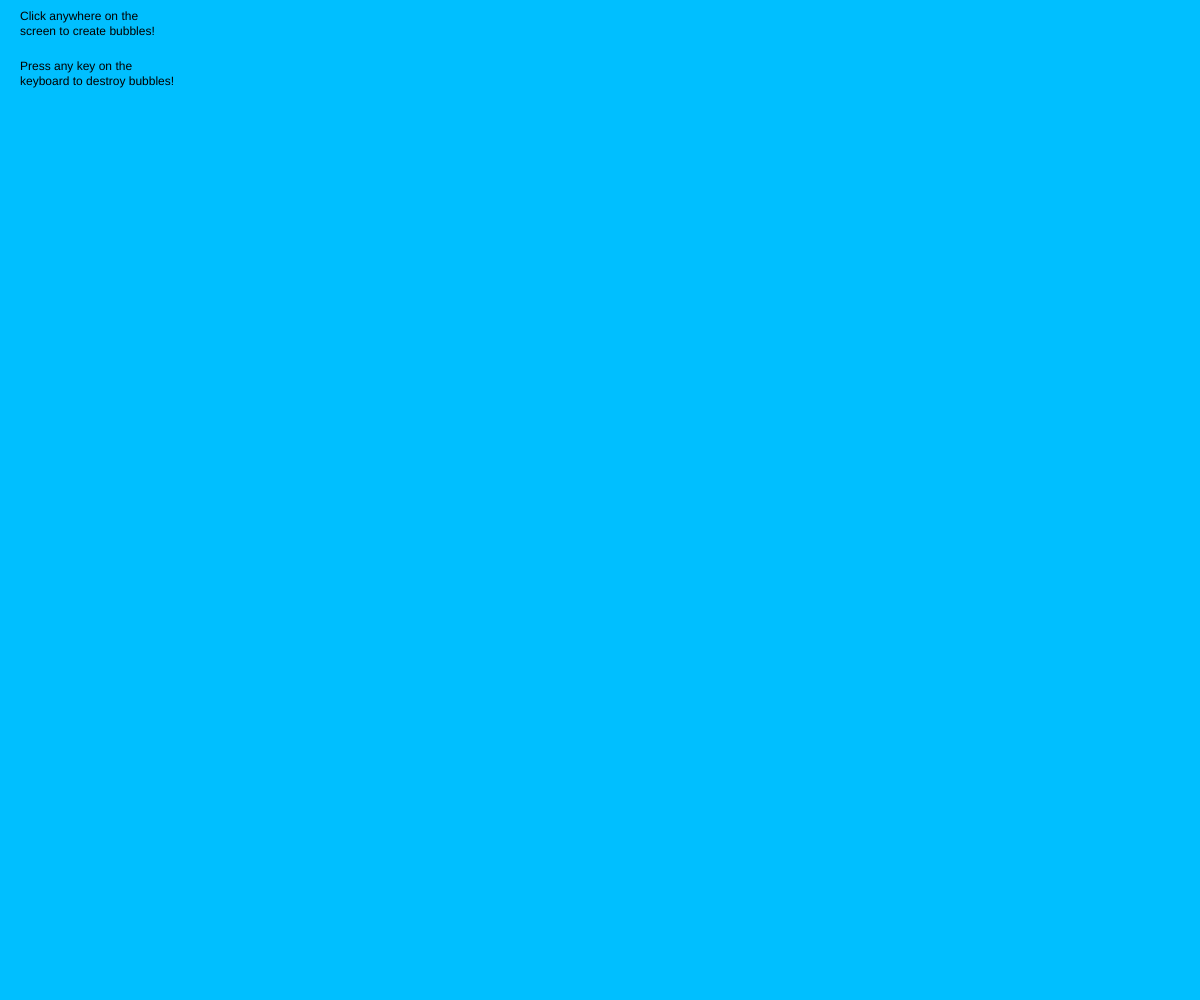
Frame 1 (no input)
Frame 60 (no input): identical to frame 1, image omitted
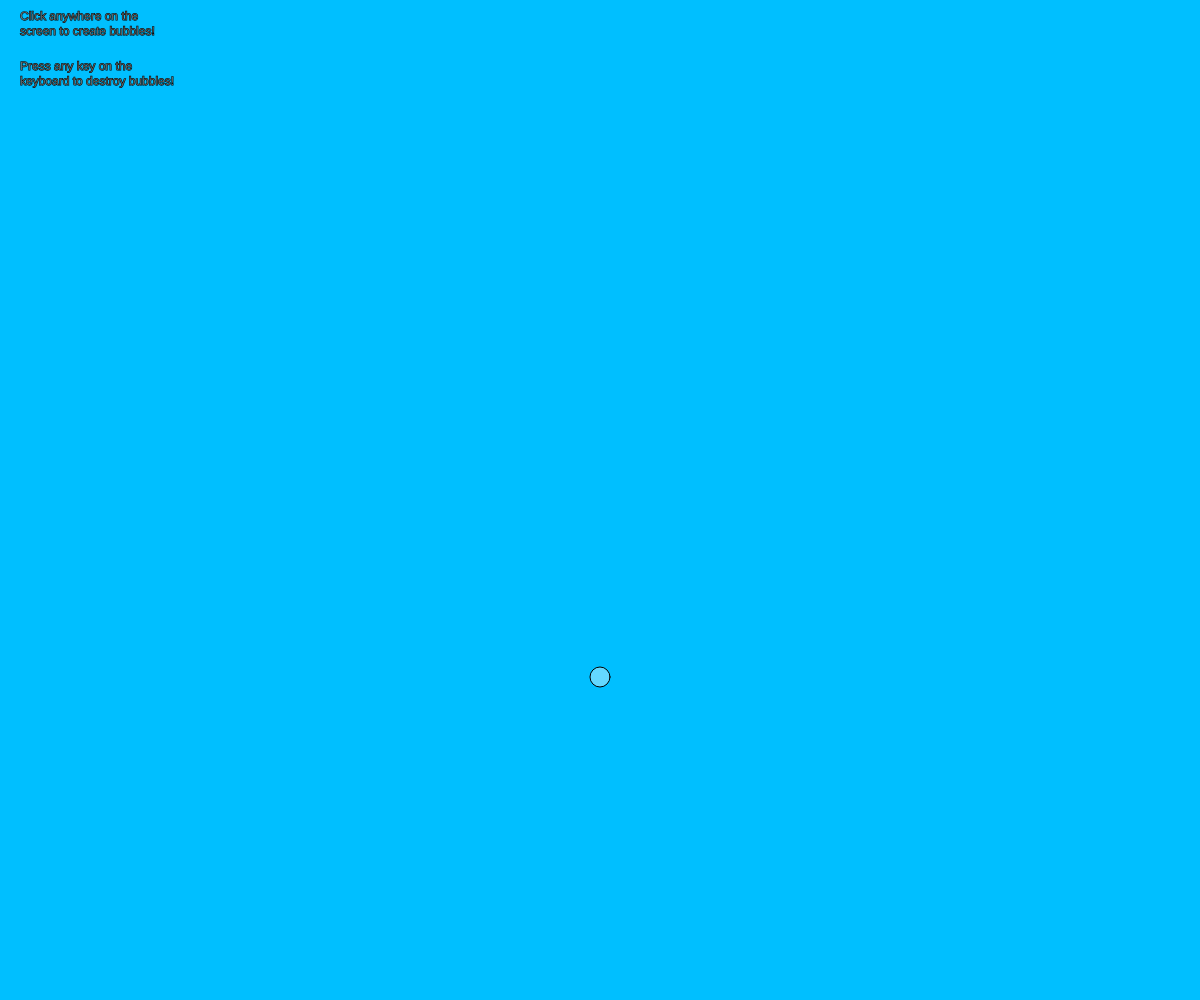
Frame 120 (the mouse pressed at the canvas centre since frame 60)

The p5.js sketch that drew these frames (run headless with seeded random() and noise() and a simulated clock; from frame 60 on, the mouse is pressed at the canvas centre):

// p5.js sketch
// ── sketch.js
var balls=[];

function setup() {
  createCanvas(windowWidth,windowHeight);
}

function draw() {
  background(0,191,255);
  for(var x=0;x<balls.length;x++) {
    balls[x].update();
    balls[x].display();
  }

  text("Click anywhere on the \nscreen to create bubbles!",20,20); 
  text("Press any key on the \nkeyboard to destroy bubbles!",20,70);

  if(touches.length>0) {
    var b=new Ball(touches[0],touches[1],20);
    balls.push(b);

    touches=[];
  }

  console.log(touches[0]);

}

function keyPressed() {
  balls.pop();
}

function mousePressed() {
  var b=new Ball(mouseX,mouseY,20);
  balls.push(b);
}
// ── ball.js
class Ball
{ 
  constructor(x, y, r) 
  {
  this.x = x;  
  this.y = y;  
  this.r = r;  
  this.speed = 0;
  this.gravity = 0.1
  }

  display() 
  {
    fill(255,100); 
    stroke(0); 
    ellipse(this.x,this.y,this.r,this.r); 
  }

  update() {
    this.y = this.y + this.speed; 
    this.speed = this.speed + this.gravity; 
    if (this.y > height) { 
      this.y = height;
      this.speed = this.speed * -0.79;  
    } 
  }
}
